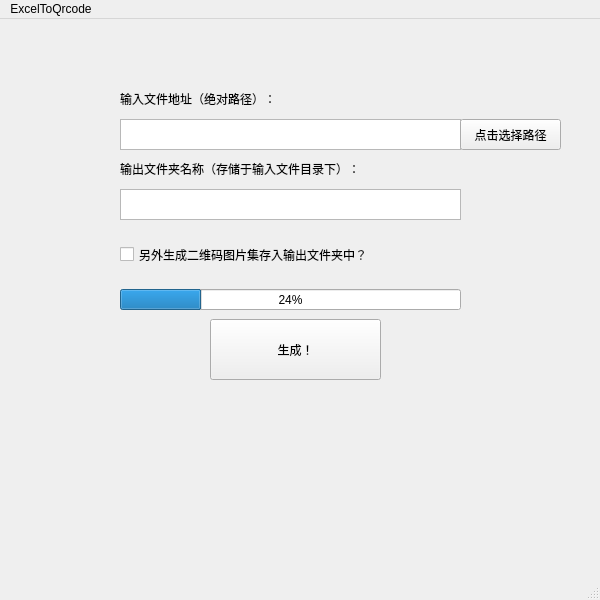
<?xml version="1.0" encoding="UTF-8"?>
<ui version="4.0">
 <class>MainWindow</class>
 <widget class="QMainWindow" name="MainWindow">
  <property name="geometry">
   <rect>
    <x>0</x>
    <y>0</y>
    <width>600</width>
    <height>600</height>
   </rect>
  </property>
  <property name="windowTitle">
   <string>MainWindow</string>
  </property>
  <widget class="QWidget" name="centralwidget">
   <widget class="QCheckBox" name="checkBox">
    <property name="geometry">
     <rect>
      <x>120</x>
      <y>220</y>
      <width>431</width>
      <height>31</height>
     </rect>
    </property>
    <property name="text">
     <string>另外生成二维码图片集存入输出文件夹中？</string>
    </property>
   </widget>
   <widget class="QPushButton" name="pushButton">
    <property name="geometry">
     <rect>
      <x>210</x>
      <y>300</y>
      <width>171</width>
      <height>61</height>
     </rect>
    </property>
    <property name="text">
     <string>生成！</string>
    </property>
   </widget>
   <widget class="QLabel" name="label">
    <property name="geometry">
     <rect>
      <x>120</x>
      <y>70</y>
      <width>191</width>
      <height>20</height>
     </rect>
    </property>
    <property name="text">
     <string>输入文件地址（绝对路径）：</string>
    </property>
   </widget>
   <widget class="QLabel" name="label_2">
    <property name="geometry">
     <rect>
      <x>120</x>
      <y>140</y>
      <width>291</width>
      <height>20</height>
     </rect>
    </property>
    <property name="text">
     <string>输出文件夹名称（存储于输入文件目录下）：</string>
    </property>
   </widget>
   <widget class="QPlainTextEdit" name="plainTextEdit">
    <property name="geometry">
     <rect>
      <x>120</x>
      <y>100</y>
      <width>341</width>
      <height>31</height>
     </rect>
    </property>
    <property name="inputMethodHints">
     <set>Qt::ImhMultiLine</set>
    </property>
   </widget>
   <widget class="QPlainTextEdit" name="plainTextEdit_2">
    <property name="geometry">
     <rect>
      <x>120</x>
      <y>170</y>
      <width>341</width>
      <height>31</height>
     </rect>
    </property>
   </widget>
   <widget class="QPushButton" name="pushButton_2">
    <property name="geometry">
     <rect>
      <x>460</x>
      <y>100</y>
      <width>101</width>
      <height>31</height>
     </rect>
    </property>
    <property name="text">
     <string>点击选择路径</string>
    </property>
   </widget>
   <widget class="QProgressBar" name="progressBar">
    <property name="geometry">
     <rect>
      <x>120</x>
      <y>270</y>
      <width>341</width>
      <height>21</height>
     </rect>
    </property>
    <property name="value">
     <number>24</number>
    </property>
   </widget>
  </widget>
  <widget class="QMenuBar" name="menubar">
   <property name="geometry">
    <rect>
     <x>0</x>
     <y>0</y>
     <width>600</width>
     <height>24</height>
    </rect>
   </property>
   <widget class="QMenu" name="menuExcelToQrcode">
    <property name="title">
     <string>ExcelToQrcode</string>
    </property>
   </widget>
   <addaction name="menuExcelToQrcode"/>
  </widget>
  <widget class="QStatusBar" name="statusbar"/>
 </widget>
 <resources/>
 <connections/>
</ui>
